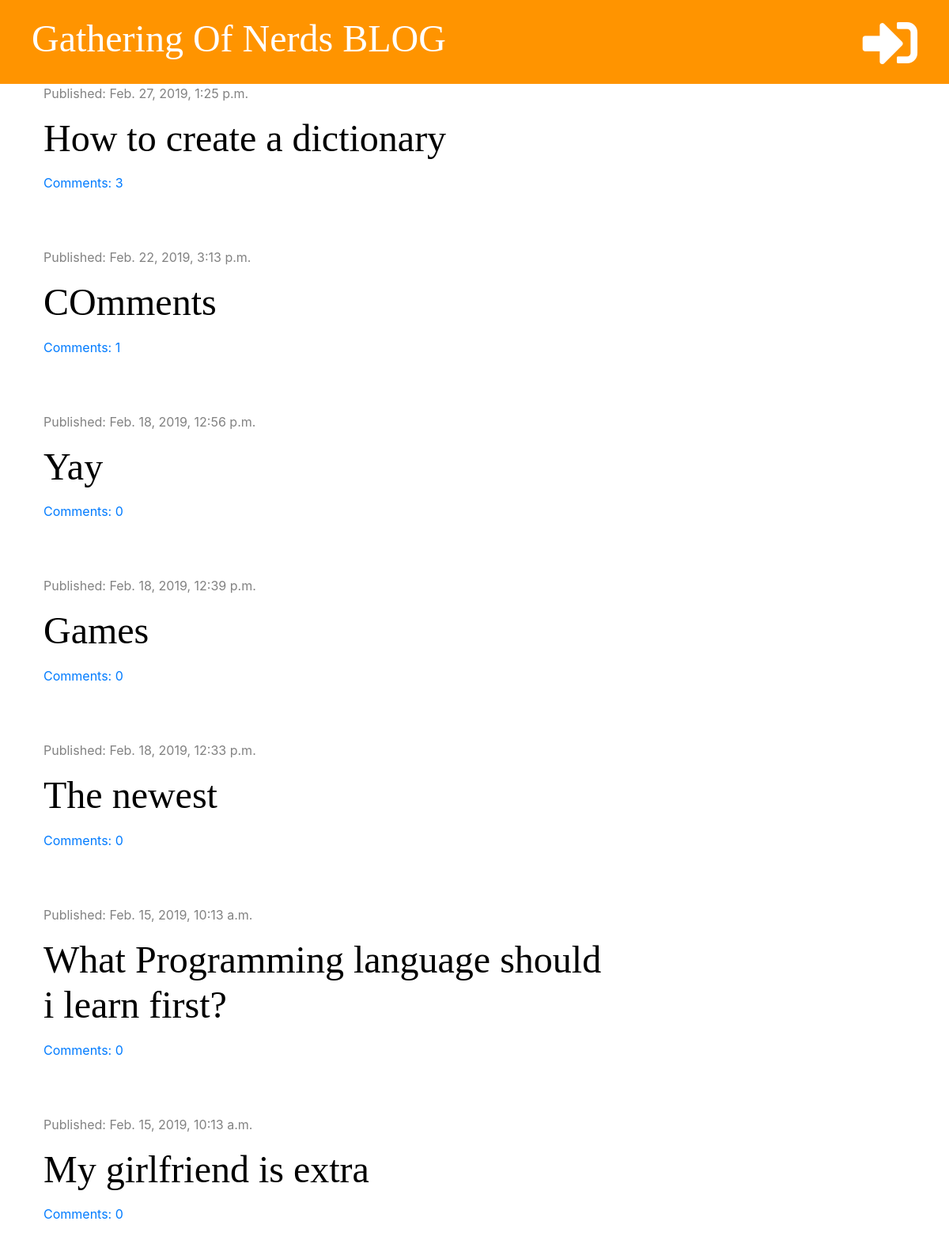
The page / on the database its author committed.
### blog/models.py (models this page shows, shortened)
class Post(models.Model):
    author = models.ForeignKey('auth.User', on_delete=models.CASCADE)
    title = models.CharField(max_length=200)
    text = models.TextField()
    created_date = models.DateTimeField(default=timezone.now)
    published_date = models.DateTimeField(blank=True, null=True)
    def approved_comments(self):
        return self.comments.filter(approved=True)

### blog/views.py (the view)
# urls.py: path('', views.post_list, name='post_list'),
def post_list(request):
    posts = Post.objects.filter(published_date__lte=timezone.now()).order_by('-published_date')
    stuff_for_frontend = {'posts': posts}
    return render(request, 'blog/post_list.html', stuff_for_frontend)

### blog/templatetags/markdownify.py (called while the page is built)
@register.filter
def markdown(value):
    renderer = HighlightRenderer()
    markdown = mistune.Markdown(renderer=renderer)
    return markdown(value)

### blog/templates/blog/post_list.html (shortened to what this page needs)
{% extends 'blog/base.html' %}
{% load markdownify %}
{% block content %}
    {% for post in posts %}
        <div class="post">
          <div class="date">
              <p>Published: {{ post.published_date }}</p>
          </div>
          <h1><a href="{% url 'post_detail' pk=post.pk %}">{{ post.title }}</a></h1>
          <a href="{% url 'post_detail' pk=post.pk %}">Comments: {{ post.approved_comments.count }}</a>
        </div>
     {% endfor %}
{% endblock %}

### blog/static/css/blog.css (style rules this page uses)
h1, h2, h3, h4 { font-family: 'Tangerine', 'Inconsolata', 'Droid Sans', serif; font-size: 48px; }
.date { color: #828282; }
.post { margin-bottom: 70px; }
.post h1 a { color: #000000 }

### rows shown on the page
Post: published_date "Feb. 27, 2019, 1:25 p.m.", title "How to create a dictionary", approved_comments.count "3"
Post: published_date "Feb. 22, 2019, 3:13 p.m.", title "COmments", approved_comments.count "1"
Post: published_date "Feb. 18, 2019, 12:56 p.m.", title "Yay", approved_comments.count "0"
Post: published_date "Feb. 18, 2019, 12:39 p.m.", title "Games", approved_comments.count "0"
Post: published_date "Feb. 18, 2019, 12:33 p.m.", title "The newest", approved_comments.count "0"
Post: published_date "Feb. 15, 2019, 10:13 a.m.", title "What Programming language should i learn first?", approved_comments.count "0"
Post: published_date "Feb. 15, 2019, 10:13 a.m.", title "My girlfriend is extra", approved_comments.count "0"
